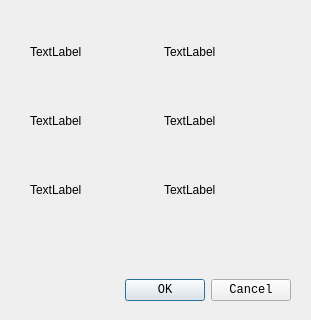
<?xml version="1.0" encoding="UTF-8"?>
<ui version="4.0">
 <class>MsgDialog</class>
 <widget class="QDialog" name="MsgDialog">
  <property name="geometry">
   <rect>
    <x>0</x>
    <y>0</y>
    <width>311</width>
    <height>320</height>
   </rect>
  </property>
  <property name="windowTitle">
   <string>Dialog</string>
  </property>
  <widget class="QDialogButtonBox" name="buttonBox">
   <property name="geometry">
    <rect>
     <x>70</x>
     <y>270</y>
     <width>221</width>
     <height>41</height>
    </rect>
   </property>
   <property name="font">
    <font>
     <family>Consolas</family>
    </font>
   </property>
   <property name="orientation">
    <enum>Qt::Horizontal</enum>
   </property>
   <property name="standardButtons">
    <set>QDialogButtonBox::Cancel|QDialogButtonBox::Ok</set>
   </property>
  </widget>
  <widget class="QWidget" name="">
   <property name="geometry">
    <rect>
     <x>30</x>
     <y>20</y>
     <width>261</width>
     <height>201</height>
    </rect>
   </property>
   <layout class="QHBoxLayout" name="horizontalLayout">
    <item>
     <layout class="QVBoxLayout" name="verticalLayout">
      <item>
       <widget class="QLabel" name="label">
        <property name="text">
         <string>TextLabel</string>
        </property>
       </widget>
      </item>
      <item>
       <widget class="QLabel" name="label_3">
        <property name="text">
         <string>TextLabel</string>
        </property>
       </widget>
      </item>
      <item>
       <widget class="QLabel" name="label_5">
        <property name="text">
         <string>TextLabel</string>
        </property>
       </widget>
      </item>
     </layout>
    </item>
    <item>
     <layout class="QVBoxLayout" name="verticalLayout_2">
      <item>
       <widget class="QLabel" name="label_2">
        <property name="text">
         <string>TextLabel</string>
        </property>
       </widget>
      </item>
      <item>
       <widget class="QLabel" name="label_4">
        <property name="text">
         <string>TextLabel</string>
        </property>
       </widget>
      </item>
      <item>
       <widget class="QLabel" name="label_6">
        <property name="text">
         <string>TextLabel</string>
        </property>
       </widget>
      </item>
     </layout>
    </item>
   </layout>
  </widget>
 </widget>
 <resources/>
 <connections>
  <connection>
   <sender>buttonBox</sender>
   <signal>accepted()</signal>
   <receiver>MsgDialog</receiver>
   <slot>accept()</slot>
   <hints>
    <hint type="sourcelabel">
     <x>248</x>
     <y>254</y>
    </hint>
    <hint type="destinationlabel">
     <x>157</x>
     <y>274</y>
    </hint>
   </hints>
  </connection>
  <connection>
   <sender>buttonBox</sender>
   <signal>rejected()</signal>
   <receiver>MsgDialog</receiver>
   <slot>reject()</slot>
   <hints>
    <hint type="sourcelabel">
     <x>316</x>
     <y>260</y>
    </hint>
    <hint type="destinationlabel">
     <x>286</x>
     <y>274</y>
    </hint>
   </hints>
  </connection>
 </connections>
</ui>
